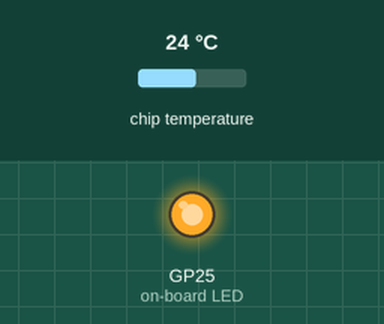
Simulated run of this program. Board: Raspberry Pi Pico running MicroPython. On the bench: output pins drawn as LEDs (lit = HIGH). The inputs (shaded band) are chosen by the test bench; at power-on: chip temperature 24 °C. WiFi joins after 1.5 s; web requests get an empty 200 reply after 0.4 s; what the program prints to the serial console is not drawn.

Above: at 1.7 s.
At 4.4 s:
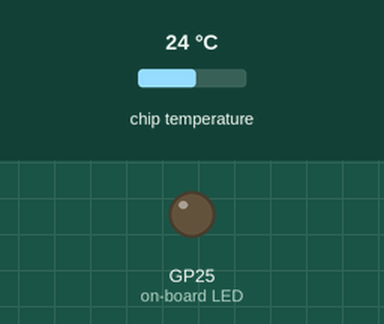
Timing chart, 0 to 8.5 s (numbered marks = the images above):
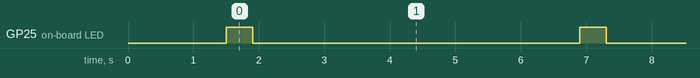

The program:

ifttt-onboard-temp-google-sheets-generic.py
```python
# ==================================================
"""
Project objectives:
    Connect Raspberry Pi Pico W to Google Sheets via IFTTT
    Send onboard temperature data to Google Sheets

Author: Adrian Josele G. Quional
"""
# ==================================================

# modules
import network
from time import sleep
from machine import reset
import urequests
from picozero import pico_temp_sensor, pico_led

# connection details
ssid = "PUT HERE YOUR SSID/WIFI NAME"
password = "PUT HERE YOUR WIFI PASSWORD"
key = "PUT HERE YOUR API KEY FROM IFTTT"
event_name = "PUT HERE THE EVENT NAME THAT YOU'VE CREATED IN IFTTT"

def connect():
    """This function facilitates connection of Raspberry Pi Pico W to the Internet using WiFi."""
    # connecting to wlan
    wlan = network.WLAN(network.STA_IF)
    wlan.active(True)
    wlan.connect(ssid, password)
    while not wlan.isconnected():
        print(".", end="")
        sleep(0.5)

    print("Connected to WiFi")
    print("My IP address is:", wlan.ifconfig()[0])

try:
    # connecting first via WiFi
    connect()
    print("==================== \n")

    # then continuously read temperature and send the data to Google Sheets
    while True:
        # LED on as status indicator that the device is working
        pico_led.on()

        # reading temperature
        temp = pico_temp_sensor.temp
        print(f"Temperature: {temp}")

        # url from webhook integrations documentation
        url = f"https://maker.ifttt.com/trigger/{event_name}/with/key/{key}?value1={temp}"

        # url for multiple values to be sent:
        # https://maker.ifttt.com/trigger/{event}/with/key/{webhooks_key}?value1=value1&value2=value2&value3=value3
        # replace value1 and value2 with the variable containing the data that you want to send
        # note: up until 3 values can be sent via IFTTT

        # sending data
        response = urequests.post(url)
        response.close()
        print("Event sent")
        # turning off LED, signaling that sending of data is done
        pico_led.off()

        # device reads temperature and sends data to Google Sheets every 5 secs
        sleep(5)

except KeyboardInterrupt:
    reset()
```

Measured:
- by itself, GP25 (on-board LED): alternates HIGH for 0.40 s and LOW for 5.0 s
